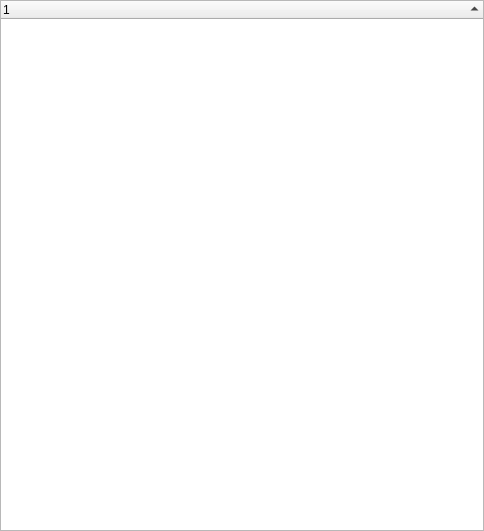
<?xml version="1.0" encoding="UTF-8"?>
<ui version="4.0">
 <class>QgsIdentifyResultDialog</class>
 <widget class="QDialog" name="QgsIdentifyResultDialog">
  <property name="geometry">
   <rect>
    <x>0</x>
    <y>0</y>
    <width>484</width>
    <height>531</height>
   </rect>
  </property>
  <property name="windowTitle">
   <string>Dialog</string>
  </property>
  <layout class="QHBoxLayout" name="horizontalLayout">
   <property name="margin">
    <number>0</number>
   </property>
   <item>
    <widget class="QTreeWidget" name="lstResults">
     <property name="lineWidth">
      <number>2</number>
     </property>
     <property name="alternatingRowColors">
      <bool>true</bool>
     </property>
     <property name="sortingEnabled">
      <bool>true</bool>
     </property>
     <column>
      <property name="text">
       <string notr="true">1</string>
      </property>
     </column>
    </widget>
   </item>
  </layout>
 </widget>
 <resources/>
 <connections/>
</ui>
